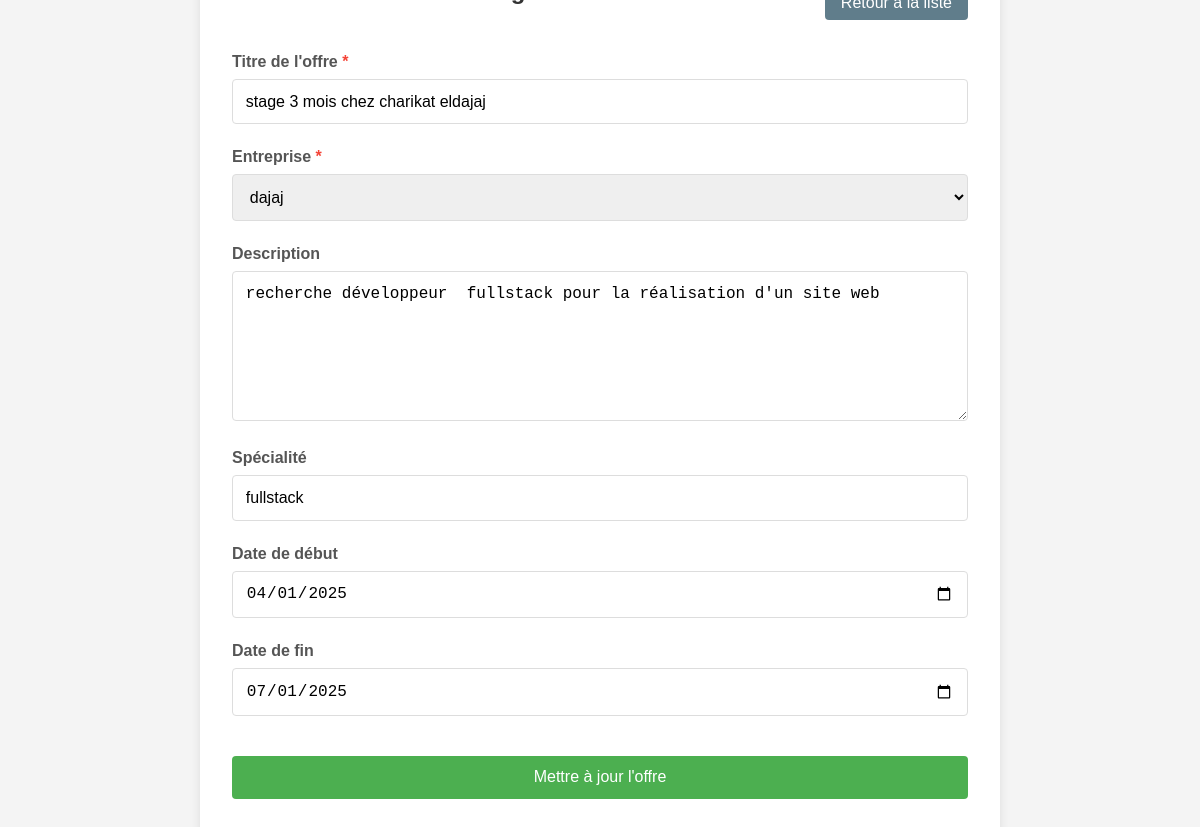
/index.php?page=modifier_offre&id=1 (signed in), run on the app's committed database.
### tables this page shows
CREATE TABLE `offres_stage` (
  `id` int(11) NOT NULL,
  `titre` varchar(255) NOT NULL,
  `description` text,
  `date_debut` date DEFAULT NULL,
  `date_fin` date DEFAULT NULL,
  `entreprise_id` int(11) DEFAULT NULL,
  `specialite` varchar(255) DEFAULT NULL,
  `date_creation` datetime NOT NULL
);

CREATE TABLE `entreprises` (
  `id` int(11) NOT NULL,
  `nom` varchar(255) NOT NULL,
  `adresse` varchar(255) DEFAULT NULL,
  `email` varchar(255) DEFAULT NULL
);

### controllers/OffreController.php (called while the page is built, shortened)
<?php
require_once 'models/OffreModel.php';
require_once 'models/EntrepriseModel.php';
class OffreController {
    private $offreModel;
    private $entrepriseModel;
    public function __construct() {
        $this->offreModel = new OffreModel();
        $this->entrepriseModel = new EntrepriseModel();
    }
    public function editForm($id) {
        $offre = $this->offreModel->getOffreById($id);
        $entreprises = $this->entrepriseModel->getAllEntreprises();
        include 'views/offre/form_offre.php';
    }
}

### models/Database.php (called while the page is built)
<?php
class Database {
    private static $instance = null;
    private $conn;
    private function __construct() {
        $host = 'localhost';
        $db   = 'kéké';
        $user = 'root';
        $pass = '';
        $charset = 'utf8';
        $dsn = "mysql:host=$host;dbname=$db;charset=$charset";
        $options = [
            PDO::ATTR_ERRMODE            => PDO::ERRMODE_EXCEPTION,
            PDO::ATTR_DEFAULT_FETCH_MODE => PDO::FETCH_ASSOC,
            PDO::ATTR_EMULATE_PREPARES   => false,
        ];
        try {
            $this->conn = new PDO($dsn, $user, $pass, $options);
        } catch (PDOException $e) {
            throw new PDOException($e->getMessage(), (int)$e->getCode());
        }
    }
    public static function getInstance() {
        if (self::$instance == null) {
            self::$instance = new Database();
        }
        return self::$instance;
    }
    public function getConnection() {
        return $this->conn;
    }
}
?>

### models/OffreModel.php (called while the page is built, shortened)
<?php
require_once 'models/Database.php';
class OffreModel {
    private $db;
    public function __construct() {
        $this->db = Database::getInstance()->getConnection();
    }
    public function getOffreById($id) {
        $query = "SELECT o.*, e.nom as entreprise_nom, COUNT(c.id) as candidature_count
                 FROM offres_stage o
                 LEFT JOIN entreprises e ON o.entreprise_id = e.id
                 LEFT JOIN candidatures c ON o.id = c.offre_stage_id
                 WHERE o.id = :id
                 GROUP BY o.id";
        $stmt = $this->db->prepare($query);
        $stmt->execute(['id' => $id]);
        return $stmt->fetch();
    }
}
?>

### models/EntrepriseModel.php (called while the page is built, shortened)
<?php
require_once 'models/Database.php';
class EntrepriseModel {
    private $db;
    public function __construct() {
        $this->db = Database::getInstance()->getConnection();
    }
    public function getAllEntreprises() {
        $query = "SELECT e.*, COUNT(DISTINCT o.id) as offre_count, COUNT(DISTINCT c.id) as candidature_count,
                 IFNULL(AVG(n.note), 0) as moyenne_notation
                 FROM entreprises e
                 LEFT JOIN offres_stage o ON e.id = o.entreprise_id
                 LEFT JOIN candidatures c ON o.id = c.offre_stage_id
                 LEFT JOIN notations n ON e.id = n.entreprise_id
                 GROUP BY e.id
                 ORDER BY e.id DESC";
        $stmt = $this->db->query($query);
        return $stmt->fetchAll();
    }
}
?>

### views/offre/form_offre.php (the view, shortened to what this page needs)
<!DOCTYPE html>
<html lang="fr">
<head>
    <link rel="stylesheet" href="../../public/css/style.css">
</head>
<body>
    <div class="container">
        <div class="header">
            <h2><?php echo isset($offre) ? 'Modifier' : 'Ajouter'; ?> une offre de stage</h2>
            <a href="index.php?page=liste_offre" class="btn">Retour à la liste</a>
        </div>
        <form action="index.php?page=<?php echo isset($offre) ? 'modifier_offre_submit&id='.$offre['id'] : 'ajouter_offre_submit'; ?>" method="POST">
            <div class="form-group">
                <label for="titre">Titre de l'offre <span class="required">*</span></label>
                <input type="text" id="titre" name="titre" value="<?php echo isset($offre) ? htmlspecialchars($offre['titre']) : ''; ?>" required>
            </div>
            <div class="form-group">
                <label for="entreprise_id">Entreprise <span class="required">*</span></label>
                <select id="entreprise_id" name="entreprise_id" required>
                    <?php foreach ($entreprises as $entreprise): ?>
                        <option value="<?php echo $entreprise['id']; ?>" <?php echo isset($offre) && $offre['entreprise_id'] == $entreprise['id'] ? 'selected' : ''; ?>>
                            <?php echo htmlspecialchars($entreprise['nom']); ?>
                        </option>
                    <?php endforeach; ?>
                </select>
            </div>
            <div class="form-group">
                <label for="description">Description</label>
                <textarea id="description" name="description" rows="5"><?php echo isset($offre) ? htmlspecialchars($offre['description']) : ''; ?></textarea>
            </div>
            <div class="form-group">
                <label for="specialite">Spécialité</label>
                <input type="text" id="specialite" name="specialite" placeholder="Ex: Développement web, Marketing digital..." value="<?php echo isset($offre) ? htmlspecialchars($offre['specialite']) : ''; ?>">
            </div>
            <div class="form-group">
                <label for="date_debut">Date de début</label>
                <input type="date" id="date_debut" name="date_debut" value="<?php echo isset($offre) && $offre['date_debut'] ? date('Y-m-d', strtotime($offre['date_debut'])) : ''; ?>">
            </div>
            <div class="form-group">
                <label for="date_fin">Date de fin</label>
                <input type="date" id="date_fin" name="date_fin" value="<?php echo isset($offre) && $offre['date_fin'] ? date('Y-m-d', strtotime($offre['date_fin'])) : ''; ?>">
            </div>
            <div class="form-group">
                <button type="submit" class="btn-submit"><?php echo isset($offre) ? 'Mettre à jour' : 'Ajouter'; ?> l'offre</button>
            </div>
        </form>
    </div>
</body>
</html>

### public/css/style.css (style rules this page uses)
* { box-sizing: border-box; margin: 0; padding: 0; }
body { font-family: Arial, sans-serif; background-color: #f4f4f4; display: flex; justify-content: center; align-items: center; height: 100vh; }
h2 { color: #333; margin-bottom: 1.5rem; text-align: center; }
.form-group { margin-bottom: 1rem; }
label { display: block; margin-bottom: 0.5rem; font-weight: bold; color: #555; }
input[type="text"], input[type="password"] { width: 100%; padding: 0.8rem; border: 1px solid #ddd; border-radius: 4px; font-size: 1rem; }
button { background-color: #4CAF50; border: none; color: white; padding: 0.8rem; width: 100%; border-radius: 4px; cursor: pointer; font-size: 1rem; margin-top: 1rem; transition: background-color 0.3s; }

### views/offre/form_offre.php (style rules this page uses)
.container { background-color: white; border-radius: 5px; box-shadow: 0 2px 10px rgba(0, 0, 0, 0.1); padding: 2rem; width: 100%; max-width: 800px; margin: 0 auto; }
.header { display: flex; justify-content: space-between; align-items: center; margin-bottom: 1.5rem; }
.btn { background-color: #607D8B; padding: 0.5rem 1rem; color: white; text-decoration: none; border-radius: 4px; display: inline-block; }
.form-group { margin-bottom: 1.5rem; }
label { display: block; margin-bottom: 0.5rem; font-weight: bold; }
input[type="text"], input[type="email"], input[type="date"], select, textarea { width: 100%; padding: 0.8rem; border: 1px solid #ddd; border-radius: 4px; font-size: 1rem; }
textarea { height: 150px; resize: vertical; }
.btn-submit { background-color: #4CAF50; border: none; color: white; padding: 0.8rem 1.5rem; font-size: 1rem; border-radius: 4px; cursor: pointer; }
.required { color: #F44336; }

### data on the page
offres_stage: titre "stage 3 mois chez charikat eldajaj", entreprise_id "dajaj", description "recherche développeur fullstack pour la réalisation d'un site web", specialite "fullstack", date_debut "04/01/2025", date_fin "07/01/2025"
